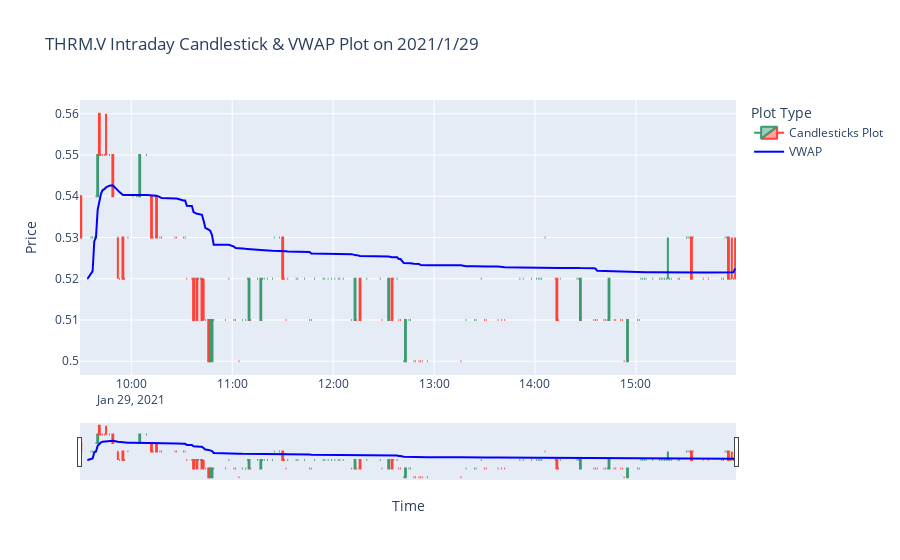

The cell this chart's notebook holds for it:
### Markdown cell above
- Plot of Candlesticks and VWAMP on 2021/1/29

### Code cell
import plotly.graph_objs as go

fig = go.Figure()
# Candlesticks Plot
fig.add_trace(
    go.Candlestick(x=candles_df['Datetime'],
                   open=candles_df['Open'],
                   high=candles_df['High'],
                   low=candles_df['Low'],
                   close=candles_df['Close'],
                   name='Candlesticks Plot'))
# VWAP Plot
fig.add_trace(
    go.Scatter(x=candles_df['Datetime'],
               y=candles_df['VWAP'],
               marker=dict(color='blue'),
               name='VWAP'))

fig.update_layout(title="THRM.V Intraday Candlestick & VWAP Plot on 2021/1/29",
                  xaxis_title="Time",
                  yaxis_title="Price",
                  legend_title='Plot Type')

### Figure 1 — Plotly figure (JSON) as saved in the notebook; plotly's stock layout.template omitted (floating-point values rounded to 4 significant figures; data arrays with more than 128 entries replaced by an {"elided": "..."} marker saying what was removed)
{"data": [{"close": {"elided": "178 float values"}, "high": {"elided": "178 float values"}, "low": {"elided": "178 float values"}, "name": "Candlesticks Plot", "open": {"elided": "178 float values"}, "type": "candlestick", "x": {"elided": "178 str values"}}, {"marker": {"color": "blue"}, "name": "VWAP", "type": "scatter", "x": {"elided": "178 str values"}, "y": {"elided": "178 float values"}}], "layout": {"legend": {"title": {"text": "Plot Type"}}, "title": {"text": "THRM.V Intraday Candlestick & VWAP Plot on 2021/1/29"}, "xaxis": {"title": {"text": "Time"}}, "yaxis": {"title": {"text": "Price"}}}}
